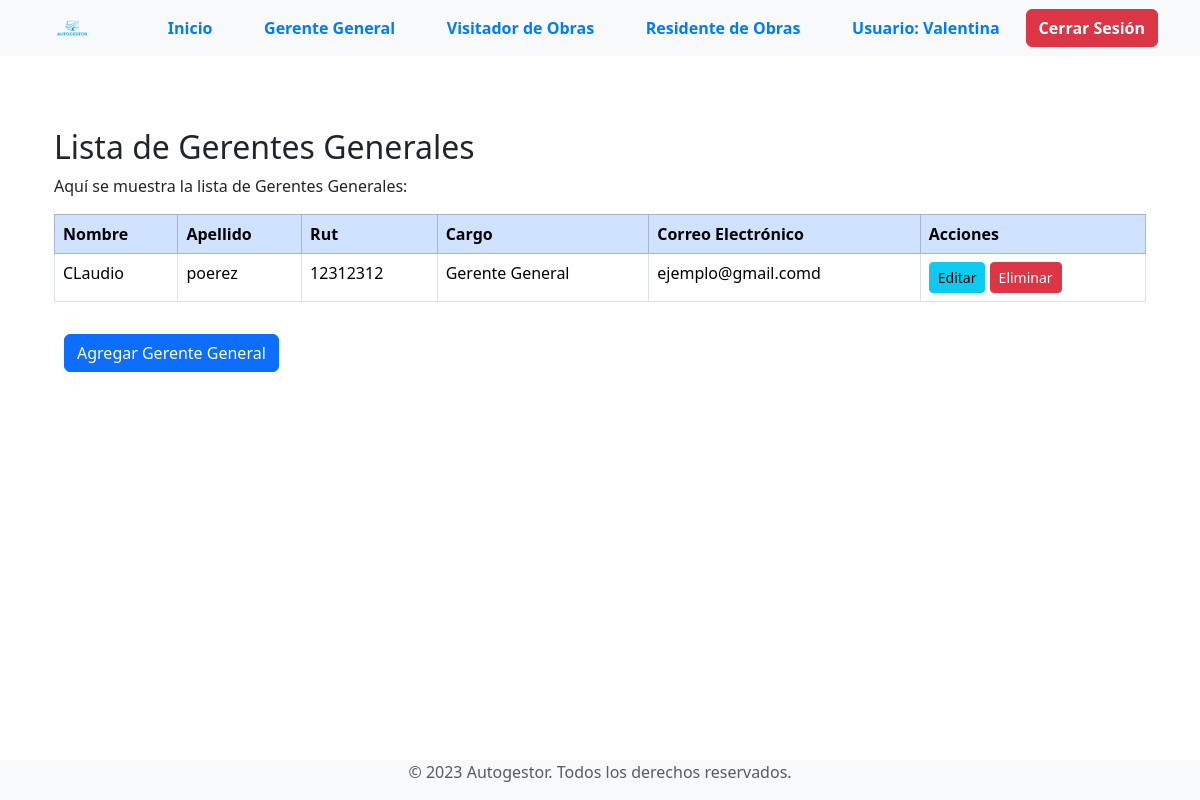
The app's page /secciones/empresas/gerente_general/index_gerente.php (signed in), older data.
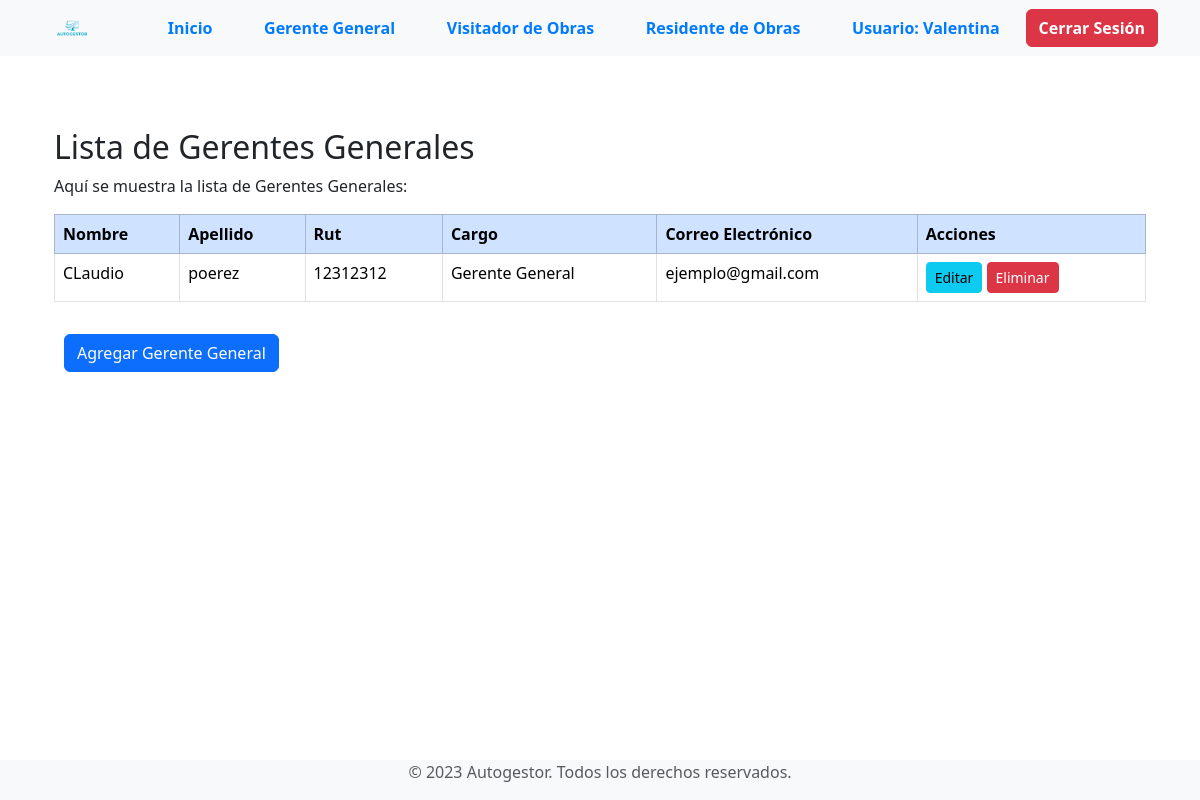
The same page, newer data.
### tables this page shows
CREATE TABLE `gerentes_generales` (
  `id` int(11) NOT NULL,
  `id_empresa` int(11) DEFAULT NULL,
  `nombre` varchar(50) NOT NULL,
  `apellido` varchar(50) NOT NULL,
  `rut` varchar(20) NOT NULL,
  `cargo` varchar(50) NOT NULL,
  `correo` varchar(100) NOT NULL,
  `contrasena` varchar(255) NOT NULL
);

### secciones/empresas/gerente_general/index_gerente.php (the view, shortened to what this page needs)
<?php
include("../../../bd.php");
$id_empresa_actual = $_SESSION['id_empresa'];
include("../templates/header_empresa.php");
$sentencia = $conexion->prepare("SELECT * FROM gerentes_generales WHERE id_empresa = :id_empresa");
$sentencia->bindParam(":id_empresa", $id_empresa_actual);
$sentencia->execute();
$gerentesGenerales = $sentencia->fetchAll(PDO::FETCH_ASSOC);
?>
<div class="container mt-5">
    <h2>Lista de Gerentes Generales</h2>
    <p>Aquí se muestra la lista de Gerentes Generales:</p>
    <?php if ($gerentesGenerales) : ?>
        <div class="table-responsive">
            <table class="table table-bordered table-hover">
                <thead class="table-primary">
                    <tr>
                        <th scope="col">Nombre</th>
                        <th scope="col">Apellido</th>
                        <th scope="col">Rut</th>
                        <th scope="col">Cargo</th>
                        <th scope="col">Correo Electrónico</th>
                        <th scope="col">Acciones</th>
                    </tr>
                </thead>
                <tbody>
                    <?php foreach ($gerentesGenerales as $gerenteGeneral) : ?>
                        <tr>
                            <td><?php echo $gerenteGeneral['nombre']; ?></td>
                            <td><?php echo $gerenteGeneral['apellido']; ?></td>
                            <td><?php echo $gerenteGeneral['rut']; ?></td>
                            <td><?php echo $gerenteGeneral['cargo']; ?></td>
                            <td><?php echo $gerenteGeneral['correo']; ?></td>
                            <td>
                                <a href='./editar_gerente.php?id=<?php echo $gerenteGeneral['id']; ?>' class='btn btn-info btn-sm'>Editar</a>
                                <button class='btn btn-danger btn-sm' onclick='confirmarEliminacion(<?php echo $gerenteGeneral['id']; ?>)'>Eliminar</button>
                            </td>
                        </tr>
                    <?php endforeach; ?>
                </tbody>
            </table>
        </div>
    <?php else : ?>
        <p>No hay Gerentes Generales registrados.</p>
    <?php endif; ?>
    <div class="mt-3">
        <a href="<?php echo $url_base2; ?>gerente_general/crear_gerente.php" class="btn btn-primary">Agregar Gerente General</a>
    </div>
    <?php include("../templates/footer_empresa.php"); ?>

Row changes from the older to the newer data that the page shows:
changed gerentes_generales "CLaudio": correo "ejemplo@gmail.comd" → "ejemplo@gmail.com"
